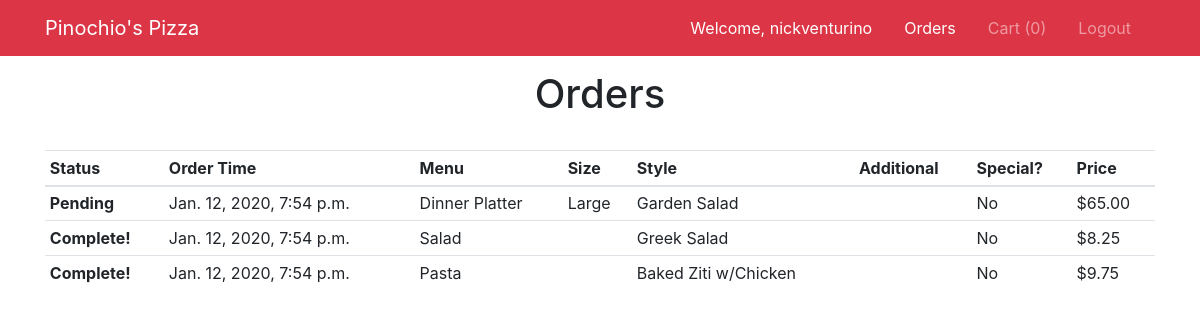
Screenshot of /cart/checkout (signed in) with the database file from the repository.
### cart/models.py (models this page shows)
class OrderItem(models.Model):
    CHOICES = (
        ('Pending', 'Pending'),
        ('Complete', 'Complete'),
    )
    menu = models.CharField(max_length=16)
    size = models.CharField(max_length=16)
    style = models.CharField(max_length=64)
    additional = models.CharField(max_length=255)
    is_special = models.BooleanField(default=False)
    price = models.DecimalField(max_digits=5, default=0.00, decimal_places=2)
    user_id = models.IntegerField()
    created_at = models.DateTimeField(default=datetime.now, blank=True)
    is_complete = models.BooleanField(default=False)
    class Meta:
        ordering = ['created_at']

### cart/views.py (the view)
# urls.py: path("checkout", views.checkout, name="checkout"),
def checkout(request):
    if request.method == "POST":
        cart_items = get_cart_items(request)
        for item in cart_items:
            menu = item.menu
            size = item.size
            style = item.style
            additional = item.additional
            is_special = item.is_special
            price = item.price
            user_id = item.user_id
            order = OrderItem(menu=menu, size=size, style=style, additional=additional, is_special=is_special, price=price, user_id=user_id)
            order.save()
            item.delete()
        all_order_items = OrderItem.objects.order_by('is_complete', 'created_at')
        user_order_items = all_order_items.filter(user_id=request.user.id)
        cart_items = get_cart_items(request)
        context = {
            'cart_items': cart_items,
            'all_order_items': all_order_items,
            'user_order_items': user_order_items,
            'num_cart_items': cart_items.count(),
        }
        return render(request, 'cart/checkout.html', context)
    else:
        all_order_items = OrderItem.objects.order_by('is_complete', 'created_at')
        user_order_items = all_order_items.filter(user_id=request.user.id)
        cart_items = get_cart_items(request)
        context = {
            'cart_items': cart_items,
            'all_order_items': all_order_items,
            'user_order_items': user_order_items,
            'num_cart_items': cart_items.count(),
        }
        return render(request, 'cart/checkout.html', context)

### cart/views.py (called while the page is built)
def get_cart_items(request):
    cart_items = CartItem.objects.filter(user_id=request.user.id)
    return cart_items

### templates/cart/checkout.html
{% extends 'base.html' %}
{% block content %}
<h1 class="text-center">Orders</h1>
<br>
{% if user.is_staff %}
<table class="table table-sm">
    <thead>
        <tr>
            <th scope="col">Status</th>
            <th scope="col">Mark</th>
            <th scope="col">Order Time</th>
            <th scope="col">Menu</th>
            <th scope="col">Size</th>
            <th scope="col">Style</th>
            <th scope="col">Additional</th>
            <th scope="col">Special?</th>
            <th scope="col">Price</th>
        </tr>
    </thead>
    <tbody>
        {% for item in all_order_items %}
        <tr>
            <th scope="row">{% if item.is_complete %}Complete!{% else %}Pending{% endif %}</th>
            <td>{% if item.is_complete %}{% else %}<a href="{% url 'mark_complete' order_item_id=item.id %}">Complete</a>{% endif %}</td>
            <td>{{ item.created_at }}</td>
            <td>{{ item.menu }}</td>
            <td>{{ item.size }}</td>
            <td>{{ item.style }}</td>
            <td>{{ item.additional }}</td>
            <td>{% if item.is_special is True %}Yes{% else %}No{% endif %}</td>
            <td>${{ item.price }}</td>
        </tr>
        {% endfor %}
    </tbody>
</table>
{% else %}
<table class="table table-sm">
    <thead>
        <tr>
            <th scope="col">Status</th>
            <th scope="col">Order Time</th>
            <th scope="col">Menu</th>
            <th scope="col">Size</th>
            <th scope="col">Style</th>
            <th scope="col">Additional</th>
            <th scope="col">Special?</th>
            <th scope="col">Price</th>
        </tr>
    </thead>
    <tbody>
        {% for item in user_order_items %}
        <tr>
            <th scope="row">{% if item.is_complete %}Complete!{% else %}Pending{% endif %}</th>
            <td>{{ item.created_at }}</td>
            <td>{{ item.menu }}</td>
            <td>{{ item.size }}</td>
            <td>{{ item.style }}</td>
            <td>{{ item.additional }}</td>
            <td>{% if item.is_special is True %}Yes{% else %}No{% endif %}</td>
            <td>${{ item.price }}</td>
        </tr>
        {% endfor %}
    </tbody>
</table>
{% endif %}
{% endblock %}

### templates/partials/_navbar.html (shortened to what this page needs)
<nav class="navbar navbar-expand-md navbar-dark bg-danger fixed-top">
    <div class="container">
        <a class="navbar-brand" href="{% url 'index' %}">Pinochio's Pizza</a>
        <div class="collapse navbar-collapse" id="navbarNavAltMarkup">
            <ul class="navbar-nav ml-auto">
                {% if user.is_authenticated %}
                <li class="nav-item nav-link text-white mr-3">
                    Welcome, {{ user.username }}
                </li>
                <li {% if 'checkout' in request.path %} class="nav-item active mr-3" {% else %} class="nav-item mr-3" {% endif %}>
                    <a class="nav-link" href="{% url 'checkout' %}">Orders</a>
                </li>
                <li {% if 'cart' in request.path and 'checkout' not in request.path %} class="nav-item active mr-3" {% else %} class="nav-item mr-3" {% endif %}>
                    <a class="nav-link" href="{% url 'cart' %}">Cart ({{num_cart_items}})</a>
                </li>
                <li class="nav-item mr-3">
                    <a href="javascript:{document.getElementById('logout').submit()}" class="nav-link">
                        Logout
                    </a>
                </li>
                {% endif %}
            </ul>
        </div>
    </div>
</nav>

### rows the page displays
OrderItem: is_complete "Pending", created_at "Jan. 12, 2020, 7:54 p.m.", menu "Dinner Platter", size "Large", style "Garden Salad", is_special "No", price "65.00"
OrderItem: is_complete "Complete!", created_at "Jan. 12, 2020, 7:54 p.m.", menu "Salad", style "Greek Salad", is_special "No", price "8.25"
OrderItem: is_complete "Complete!", created_at "Jan. 12, 2020, 7:54 p.m.", menu "Pasta", style "Baked Ziti w/Chicken", is_special "No", price "9.75"

### other values shown
{{ user.username }} "nickventurino"
{{ num_cart_items }} "0"
